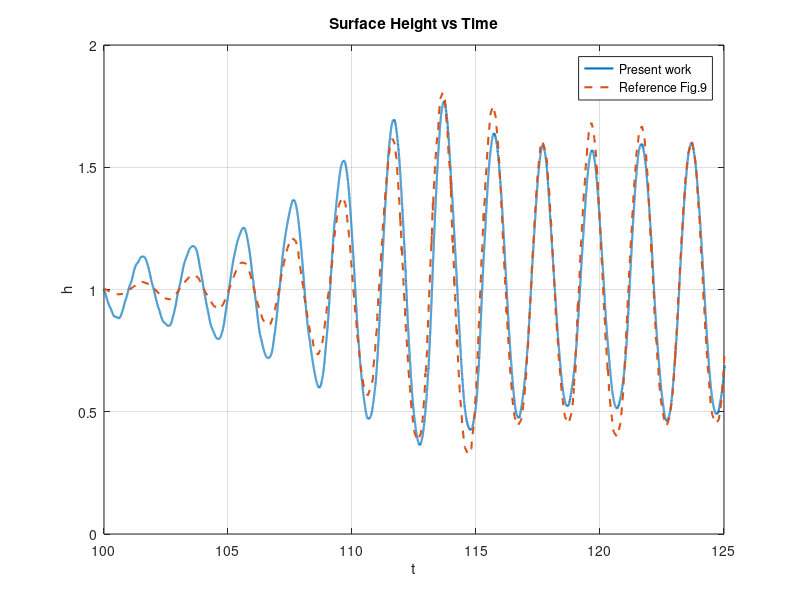

MATLAB code for this plot:
clear;close all; clc
omega = 10.5718;
mag = 0.04474;
l = 0.05;
v = omega*mag;

data = dlmread('surface_height.dat', ',');

% t = data(:,1)*omega/(2*pi);
t = data(:,1)*(l/v)*omega/(2*pi); % Paper plot t*omega/(2pi)
h = data(:,2);

% Plot
fig = figure;
% plot(t+97.5, h, 'LineWidth', 1.5, 'DisplayName','Present work');
plot(t+81.6, h, 'LineWidth', 1.5, 'DisplayName','Present work');
xlabel('t');ylabel('h');
title('Surface Height vs Time');
grid on;

hold on
% Reference data
dataref = load('plot_fig9.csv');
plot(dataref(:,1),dataref(:,2)+0.98,'--','LineWidth',1.5, 'DisplayName','Reference Fig.9')
xlim([100,125]);
legend('Location','best');

exportgraphics(fig,'plot_height.png','ContentType','vector')
